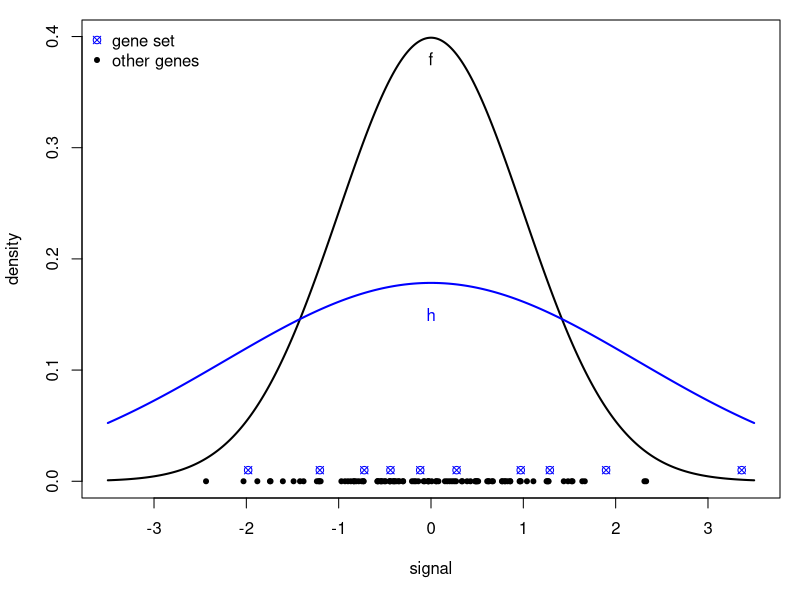

The R source for this figure:
set.seed(777)

theta0 <- rnorm(1e2)
beta0 <- rnorm(10)
beta1 <- rnorm(10, 0, 2)
theta1 <- beta0 + beta1


pdf("~/GitHub/Bi-ASH/output/model_enrichment.pdf", width = 5, height = 4)
par(mar = c(5.1, 4.1, 1, 1))

plot(seq(-3.5, 3.5, by = 0.01), dnorm(seq(-3.5, 3.5, by = 0.01)), type = "l", lty = 1, lwd = 2, xlab = "signal", ylab = "density")
lines(seq(-3.5, 3.5, by = 0.01), dnorm(seq(-3.5, 3.5, by = 0.01), 0, sqrt(1 + 2^2)), type = "l", lty = 1, col = "blue", lwd = 2)
points(theta0, rep(0, 1e2), pch = 20)
points(theta1, rep(0.01, 10), pch = 13, col = "blue")
legend("topleft", pch = c(13, 20), col = c("blue", "black"), c("gene set", "other genes"), bty = "n")
text(x = c(0, 0), y = c(0.38, 0.15), c(expression("f"), expression("h")), col = c("black", "blue"))

dev.off()